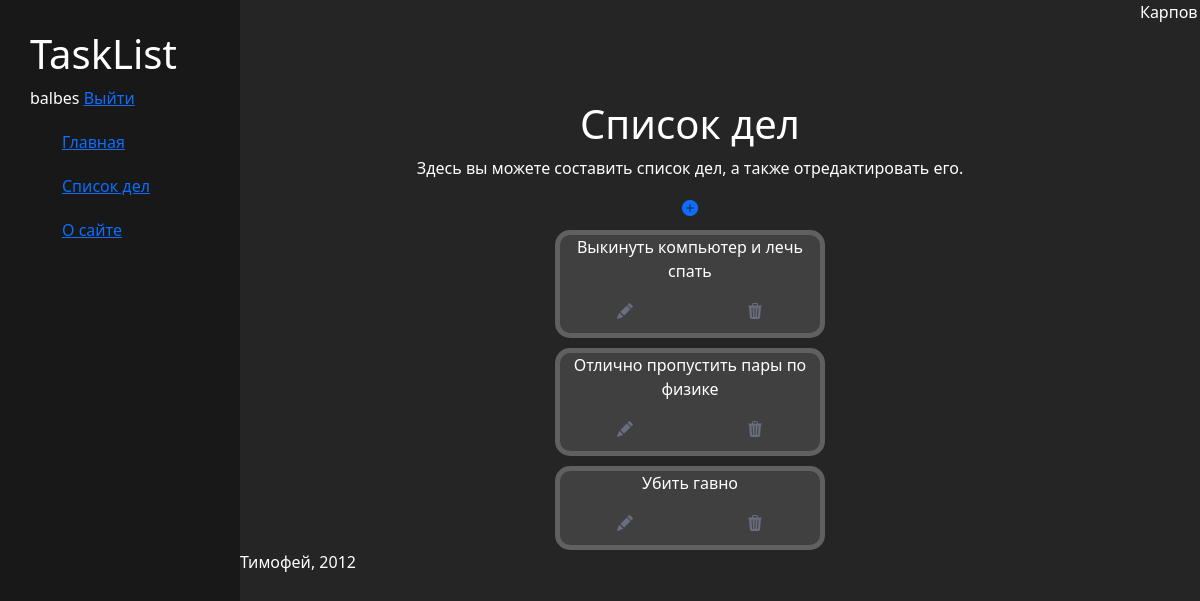
Page /tasks/ (signed in) on the earlier database version.
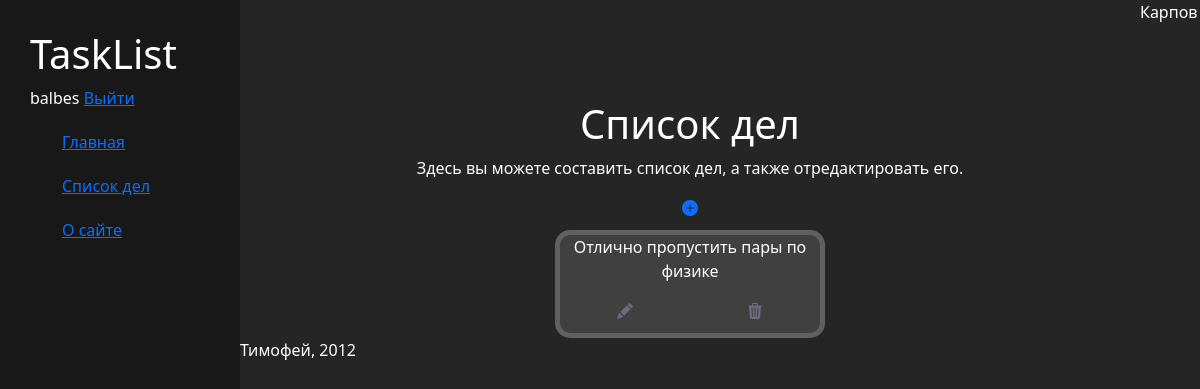
Same page on the later database version.
### tasks/models.py (models this page shows, shortened)
class Task(models.Model):
    TaskText = models.CharField('Описание дела', max_length=250)
    author = models.ForeignKey(User, on_delete=models.CASCADE, null = True, blank = True)

### tasks/views.py (the view)
# urls.py: path('', views.tasks_home, name = 'tasks_home'),
def tasks_home(request):
    tasks = Task.objects.all()
    return render(request, 'tasks/tasks_home.html', {'tasks': tasks})

### tasks/templates/tasks/tasks_home.html (shortened to what this page needs)
{% extends 'main/layout.html' %}
{% block content %}
    <div class = "featuring">
        <h1>Список дел</h1>
        <p>Здесь вы можете составить список дел, а также отредактировать его.</p>
        {% if request.user.is_authenticated %}
        <a href="{% url 'create' %}"><i class="bi bi-plus-circle-fill button_add"></i></a>
        {% endif %}
        {% if request.user.is_authenticated %}
        {% for el in tasks %}
            {% if el.author == request.user %}
            <div class = 'single_task'>
                <p>{{ el.TaskText }}</p>
                <div class = 'editanddeleteicons'>
                    <a href="{{ el.id }}/update"><i class="bi bi-pencil-fill iconss_edit"></i></a>
                    <a href="{{ el.id }}/delete"><i class="bi bi-trash3-fill iconss_delete"></i></a>
                </div>
            </div>
            {% endif %}
        {% endfor %}
        {% else %}
            <p>Чтобы создавать дела, нужно <a href="{% url 'login' %}">авторизироваться</a>.</p>
        {% endif %}
    </div>
{% endblock %}

### main/templates/main/layout.html (shortened to what this page needs)
{% load static %}
<!DOCTYPE html>
<html lang="en">
<head>
	<link rel="stylesheet" href="https://cdn.jsdelivr.net/npm/bootstrap@5.2.3/dist/css/bootstrap.min.css">
	<link rel="stylesheet" href="{% static 'main/css/main.css' %}">
	<link rel="stylesheet" href="https://cdn.jsdelivr.net/npm/bootstrap-icons@1.10.2/font/bootstrap-icons.css">
</head>
<body>
	<div class = 'navigation'>
	<header>
		<h1>TaskList</h1>
		{% if request.user.is_authenticated %}
		<p>{{ request.user }} <a href="{% url 'logout' %}">Выйти</a></p>
		{% else %}
		<p><a href="{% url 'register' %}">Зарегистрироваться</a></p>
		<p><a href="{% url 'login' %}">Войти</a></p>
		{% endif %}
	</header>
	<nav>
    <ul>
      <li><a href="{% url 'home' %}">Главная</a></li>
		<li><a href="{% url 'tasks_home' %}">Список дел</a></li>
      <li><a href="{% url 'about' %}">О сайте</a></li>
    </ul>
  </nav>
	</div>
	<main>
		{% block content %}
		{% endblock %}
	</main>
	<footer>
		<p>Карпов Тимофей, 2012</p>
	</footer>
</body>
</html>

### main/static/main/css/main.css (style rules this page uses)
body { background:#252525; color: white; }
.navigation { float: left; background:#181818; width: 20%; padding: 2.5%; height: 100vh; color: #fff; border-right: 5px sold #4d4d4d; }
.navigation ul { list-style: none }
.navigation ul li { color: white; display: block; margin-top: 20px; }
main .featuring { float: left; color: white; margin-top: 100px; text-align: center; width: 75%; }
.single_task { background: #404040; width: 30%; margin: 0 auto; border: 5px solid #606060; border-radius: 15px; transition: 0.5s; margin-top: 10px; }
.editanddeleteicons { display: flex; flex-direction: row; justify-content: space-around; margin-bottom: 10px; }
.iconss_edit { color: #696D7D; transition: 0.5s; }
.iconss_delete { color: #696D7D; transition: 0.5s; }
.button_add { size: 20px; }

Differences in the rows shown:
removed Task: TaskText "Выкинуть компьютер и лечь спать"
removed Task: TaskText "Убить гавно"
